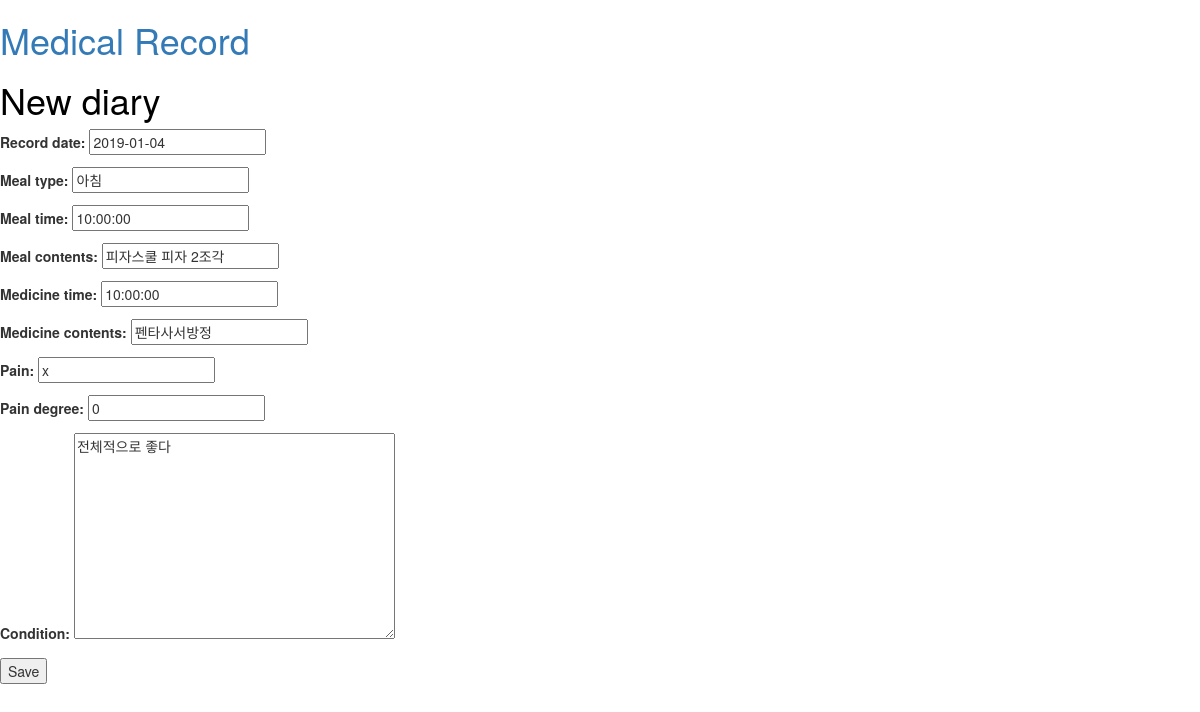
/diary/new/1, run on an earlier commit of the app's database.
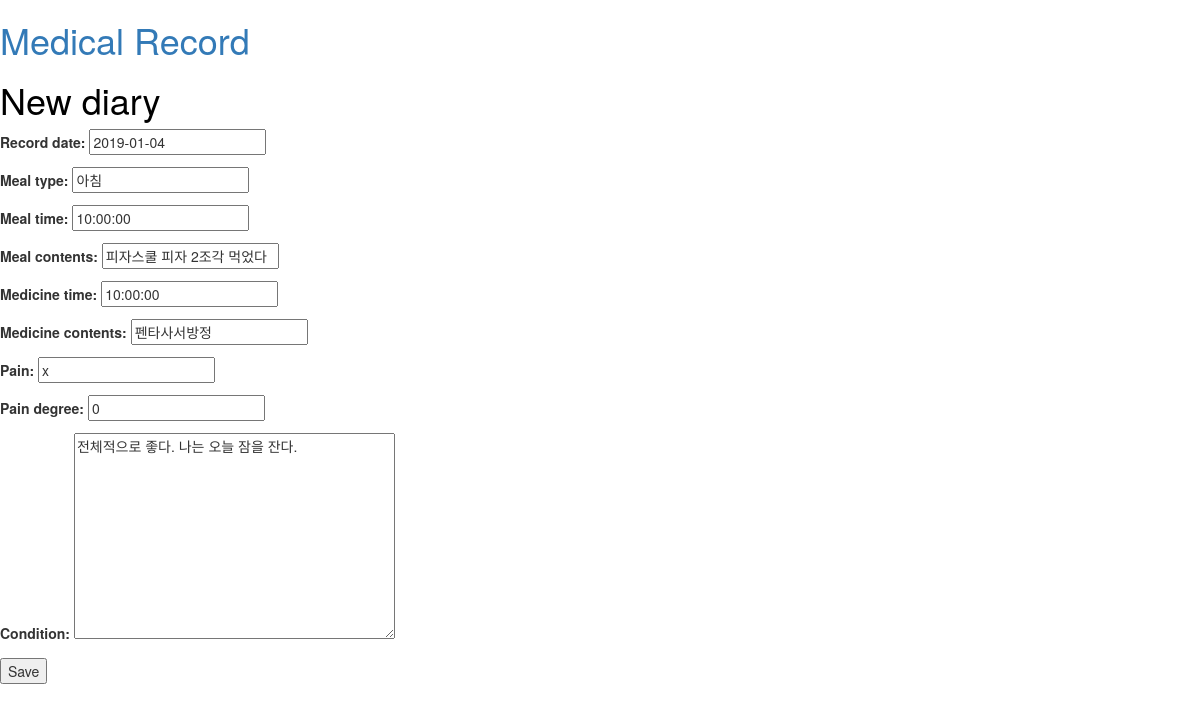
And on a later commit of the database.
### record/models.py (models this page shows, shortened)
class Diary(models.Model):
    record_date = models.DateField(default=timezone.now)    #날짜
    author = models.ForeignKey(settings.AUTH_USER_MODEL, on_delete=models.CASCADE)   #작성자
    meal_time = models.TimeField()  #식사 시간
    meal_type = models.CharField(max_length=3)  #식사 종류(아침, 점심, 저녁, 간식 중)
    meal_contents = models.CharField(max_length=200)      #식사 음식
    medicine_time = models.TimeField()      #약 복용 시간
    medicine_contents = models.CharField(max_length=200)    #약 종류
    pain = models.CharField(max_length=300)     #통증
    pain_degree = models.IntegerField()         #통증 세기
    condition = models.TextField()    #전반적인 컨디션 정보
    published_time = models.DateTimeField(default=timezone.now) #저장 날짜, 수정시 업데이트

### record/views.py (the view)
# urls.py: path('diary/new/<int:pk>', views.diary_edit, name="diary_edit"),
def diary_edit(request, pk):
    post = get_object_or_404(Diary, pk=pk)
    if request.method == "POST":
        form = PostForm(request.POST, instance=post)
        if form.is_valid():
            diary = form.save(commit=False)
            diary.author = request.user
            diary.published_time = timezone.now()
            post.save()
            return redirect('diary_detail', pk=post.pk)
    else:
        form = PostForm(instance=post)
    return render(request, 'diary_edit.html', {'form': form})

### record/forms.py
class PostForm(forms.ModelForm):
    class Meta:
        model = Diary
        fields = ('record_date' ,'meal_type', 'meal_time', 'meal_contents',
                  'medicine_time', 'medicine_contents', 'pain', 'pain_degree', 'condition')

### templates/diary_edit.html (shortened to what this page needs)
{% extends 'base.html' %}
{% block content %}
    <h1>New diary</h1>
    <form method="POST" class="post-form">
        {{ form.as_p }}
        <button type="submit" value="기록">Save</button>
    </form>
{% endblock %}

What changed in the data, as far as the page shows it:
changed Diary "아침": meal_contents "피자스쿨 피자 2조각" → "피자스쿨 피자 2조각 먹었다"; condition "전체적으로 좋다" → "전체적으로 좋다. 나는 오늘 잠을 잔다."
